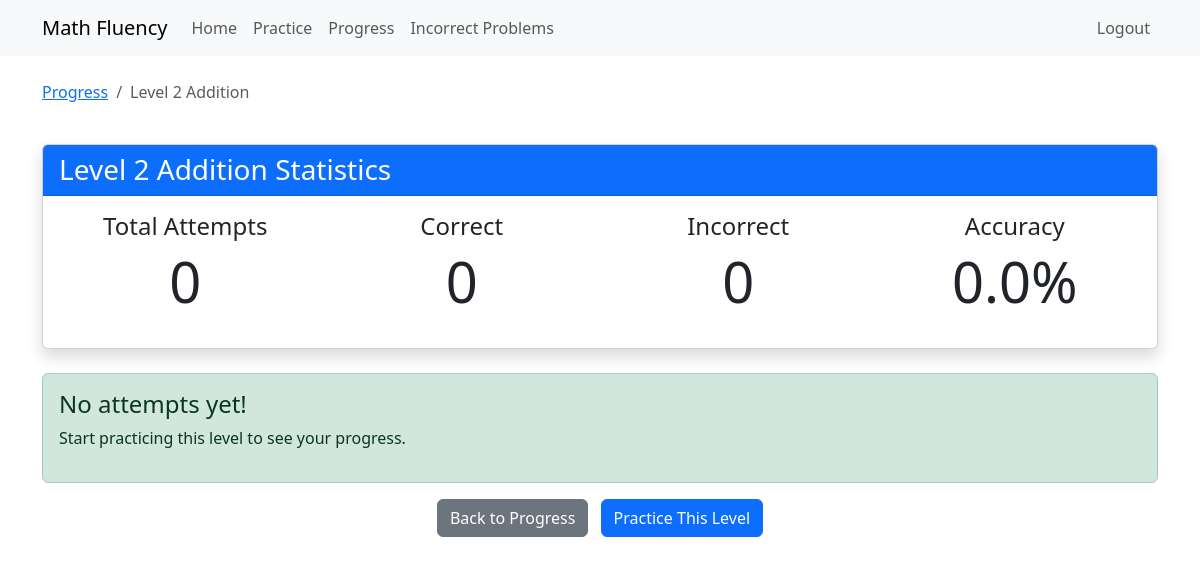
The app's page /analyze_level/addition/2 (signed in), older data.
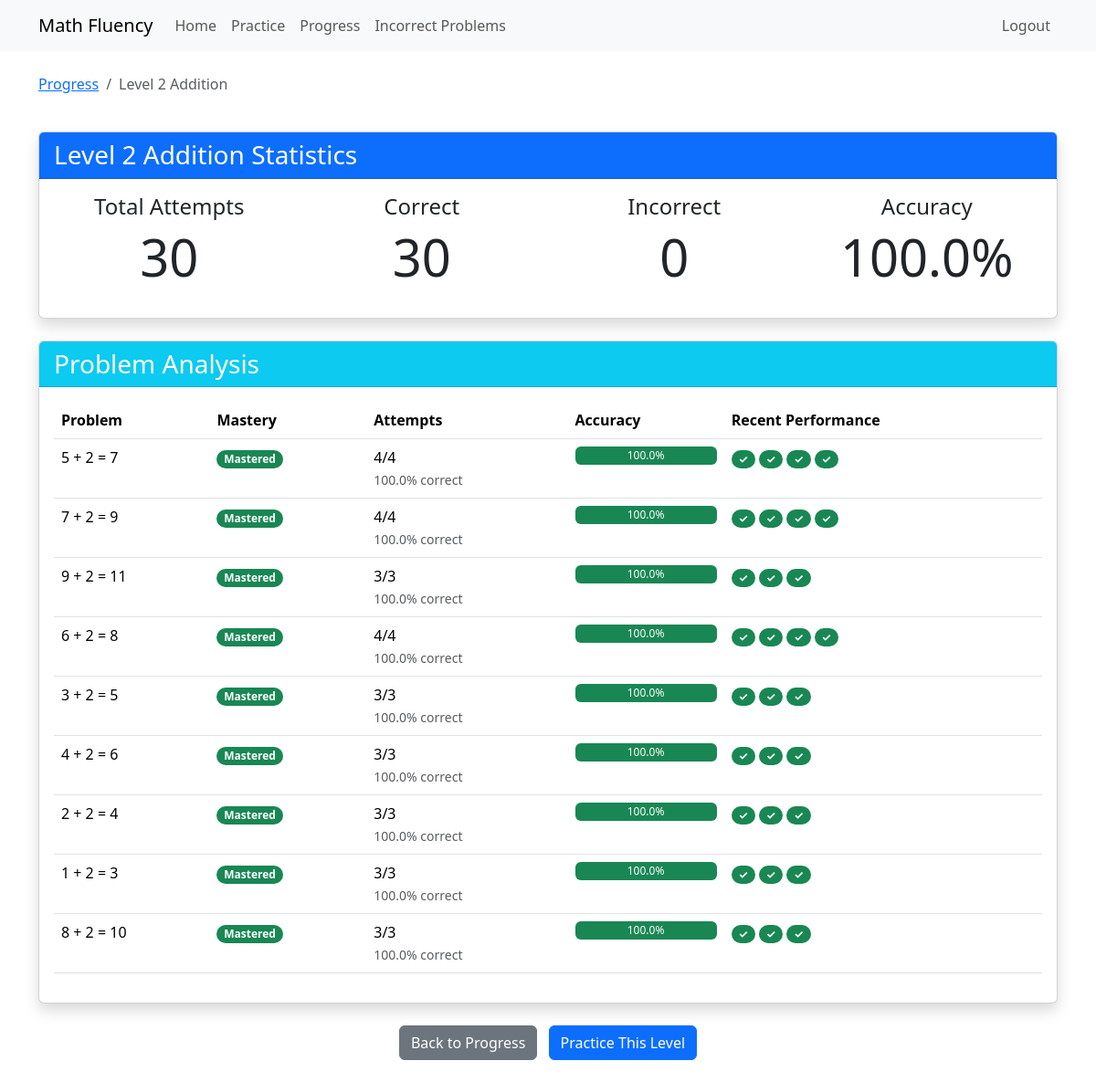
The same page, newer data.
### models/practice_attempt.py (models this page shows, shortened)
class PracticeAttempt(db.Model):
    __tablename__ = 'practice_attempt'
    MASTERY_THRESHOLD = 0.8  # 80% accuracy for mastery
    MIN_ATTEMPTS = 3  # Minimum attempts before considering mastery
    LEARNING_THRESHOLD = 0.6  # 60% accuracy for learning status
    id = db.Column(db.Integer, primary_key=True)
    user_id = db.Column(db.Integer, db.ForeignKey('user.id'), nullable=False)
    operation = db.Column(db.String(20), nullable=False)  # 'addition' or 'multiplication'
    level = db.Column(db.Integer, nullable=False)
    problem = db.Column(db.String(50), nullable=False)  # Full problem string (e.g., "5 × 8")
    user_answer = db.Column(db.Integer, nullable=False)
    correct_answer = db.Column(db.Integer, nullable=False)
    is_correct = db.Column(db.Boolean, nullable=False)
    time_taken = db.Column(db.Float)  # in seconds
    created_at = db.Column(db.DateTime, default=datetime.utcnow)
    user = db.relationship('User', backref=db.backref('practice_attempts', lazy=True))

### app.py (the view)
@app.route('/analyze_level/<operation>/<int:level>')
@app.route('/analyze_level/<operation>/<int:level>/<int:student_id>')
@login_required
def analyze_level(operation, level, student_id=None):
    try:
        if student_id:
            if not current_user.is_teacher:
                flash('Access denied. Teachers only.', 'danger')
                return redirect(url_for('welcome'))
            student = User.query.get_or_404(student_id)
            if student.teacher_id != current_user.id:
                flash('Access denied. Not your student.', 'danger')
                return redirect(url_for('welcome'))
            user_id = student_id
            viewing_as_teacher = True
        else:
            user_id = current_user.id
            student = current_user
            viewing_as_teacher = False
        attempts = PracticeAttempt.query.filter(
            PracticeAttempt.user_id == user_id,
            PracticeAttempt.operation == operation,
            PracticeAttempt.level == level
        ).order_by(PracticeAttempt.created_at.desc()).all()
        problem_stats = {}
        for attempt in attempts:
            if attempt.problem not in problem_stats:
                problem_stats[attempt.problem] = {
                    'total_attempts': 0,
                    'correct_count': 0,
                    'incorrect_count': 0,
                    'user_answers': [],
                    'correct_answer': attempt.correct_answer,
                    'recent_attempts': []
                }
            stats = problem_stats[attempt.problem]
            stats['total_attempts'] += 1
            if attempt.is_correct:
                stats['correct_count'] += 1
            else:
                stats['incorrect_count'] += 1
                stats['user_answers'].append(attempt.user_answer)
            stats['recent_attempts'].append({
                'is_correct': attempt.is_correct,
                'user_answer': attempt.user_answer,
                'time_taken': attempt.time_taken,
                'created_at': attempt.created_at
            })
            stats['recent_attempts'] = sorted(stats['recent_attempts'],
                                           key=lambda x: x['created_at'],
                                           reverse=True)[:5]
        problems_list = []
        for problem, stats in problem_stats.items():
            accuracy = (stats['correct_count'] / stats['total_attempts'] * 100) if stats['total_attempts'] > 0 else 0
            mastery_status = 'needs_practice'
            if stats['total_attempts'] >= PracticeAttempt.MIN_ATTEMPTS:
                if accuracy >= PracticeAttempt.MASTERY_THRESHOLD * 100:
                    mastery_status = 'mastered'
                elif accuracy >= PracticeAttempt.LEARNING_THRESHOLD * 100:
                    mastery_status = 'learning'
            problems_list.append({
                'problem': problem,
                'total_attempts': stats['total_attempts'],
                'correct_count': stats['correct_count'],
                'incorrect_count': stats['incorrect_count'],
                'accuracy': accuracy,
                'user_answers': stats['user_answers'],
                'correct_answer': stats['correct_answer'],
                'mastery_status': mastery_status,
                'recent_attempts': stats['recent_attempts']
            })
        problems_list.sort(key=lambda x: (
            0 if x['mastery_status'] == 'mastered' else
            1 if x['mastery_status'] == 'learning' else 2,
            -x['accuracy']
        ))
        total_attempts = len(attempts)
        correct_attempts = len([a for a in attempts if a.is_correct])
        accuracy = (correct_attempts / total_attempts * 100) if total_attempts > 0 else 0
        return render_template('analyze_level.html',
            operation=operation,
            level=level,
            total_attempts=total_attempts,
            correct_count=correct_attempts,
            incorrect_count=total_attempts - correct_attempts,
            accuracy=accuracy,
            problems=problems_list,
            student=student,
            viewing_as_teacher=viewing_as_teacher
        )
    except Exception as e:
        print(f"Error in analyze_level route: {str(e)}")
        return f"An error occurred: {str(e)}", 500

### app.py (called while the page is built)
@login_manager.user_loader
def load_user(user_id):
    return User.query.get(int(user_id))

### templates/analyze_level.html (shortened to what the changed rows need)
{% extends "base.html" %}
{% block content %}
<div class="container mt-4">
    <div class="card mb-4 shadow">
        <div class="card-body">
            <div class="row">
                <div class="col-md-3 text-center mb-3">
                    <h4>Total Attempts</h4>
                    <div class="display-4">{{ total_attempts }}</div>
                </div>
                <div class="col-md-3 text-center mb-3">
                    <h4>Correct</h4>
                    <div class="display-4">{{ correct_count }}</div>
                </div>
                <div class="col-md-3 text-center mb-3">
                    <h4>Accuracy</h4>
                    <div class="display-4">{{ "%.1f"|format(accuracy) }}%</div>
                </div>
            </div>
        </div>
    </div>
    {% if problems %}
    <div class="card mb-4 shadow">
        <div class="card-header bg-info text-white">
            <h3 class="mb-0">Problem Analysis</h3>
        </div>
        <div class="card-body">
            <div class="table-responsive">
                <table class="table table-hover">
                    <thead>
                        <tr>
                            <th>Problem</th>
                            <th>Mastery</th>
                            <th>Attempts</th>
                            <th>Accuracy</th>
                            <th>Recent Performance</th>
                        </tr>
                    </thead>
                    <tbody>
                        {% for problem in problems %}
                        <tr>
                            <td>{{ problem['problem'] }} = {{ problem['correct_answer'] }}</td>
                            <td>
                                {% if problem['mastery_status'] == 'mastered' %}
                                    <span class="badge rounded-pill text-bg-success">Mastered</span>
                                {% elif problem['mastery_status'] == 'learning' %}
                                    <span class="badge rounded-pill text-bg-warning">Learning</span>
                                {% else %}
                                    <span class="badge rounded-pill text-bg-secondary">Practice Needed</span>
                                {% endif %}
                            </td>
                            <td>
                                {{ problem['correct_count'] }}/{{ problem['total_attempts'] }}
                                <br>
                                <small class="text-muted">
                                    {{ "%.1f"|format(problem['accuracy']) }}% correct
                                </small>
                            </td>
                            <td>
                                <div class="progress" style="height: 20px;">
                                    <div class="progress-bar {% if problem['accuracy'] >= 80 %}bg-success{% elif problem['accuracy'] >= 60 %}bg-warning{% else %}bg-danger{% endif %}"
                                         role="progressbar"
                                         style="width: {{ problem['accuracy'] }}%"
                                         aria-valuenow="{{ problem['accuracy'] }}"
                                         aria-valuemin="0"
                                         aria-valuemax="100">
                                        {{ "%.1f"|format(problem['accuracy']) }}%
                                    </div>
                                </div>
                            </td>
                            <td>
                                {% for attempt in problem['recent_attempts'] %}
                                    {% if attempt['is_correct'] %}
                                        <span class="badge rounded-pill text-bg-success">✓</span>
                                    {% else %}
                                        <span class="badge rounded-pill text-bg-danger">✗</span>
                                    {% endif %}
                                {% endfor %}
                            </td>
                        </tr>
                        {% endfor %}
                    </tbody>
                </table>
            </div>
        </div>
    </div>
    {% else %}
    <div class="alert alert-success" role="alert">
        <h4 class="alert-heading">No attempts yet!</h4>
        <p>Start practicing this level to see your progress.</p>
    </div>
    {% endif %}
</div>
{% endblock %}

Row changes from the older to the newer data that the page shows:
added PracticeAttempt: problem "5 + 2", correct_answer "7", correct_count "4", total_attempts "4", accuracy "100.0"
added PracticeAttempt: problem "7 + 2", correct_answer "9", correct_count "4", total_attempts "4", accuracy "100.0"
added PracticeAttempt: problem "9 + 2", correct_answer "11", correct_count "3", total_attempts "3", accuracy "100.0"
added PracticeAttempt: problem "6 + 2", correct_answer "8", correct_count "4", total_attempts "4", accuracy "100.0"
added PracticeAttempt: problem "3 + 2", correct_answer "5", correct_count "3", total_attempts "3", accuracy "100.0"
added PracticeAttempt: problem "4 + 2", correct_answer "6", correct_count "3", total_attempts "3", accuracy "100.0"
added PracticeAttempt: problem "2 + 2", correct_answer "4", correct_count "3", total_attempts "3", accuracy "100.0"
added PracticeAttempt: problem "1 + 2", correct_answer "3", correct_count "3", total_attempts "3", accuracy "100.0"
added PracticeAttempt: problem "8 + 2", correct_answer "10", correct_count "3", total_attempts "3", accuracy "100.0"
Text that changed along with them:
{{ total_attempts }}: "0" → "30"
{{ correct_count }}: "0" → "30"
{{ "%.1f"|format(accuracy) }}: "0.0" → "100.0"
text no longer shown: "No attempts yet! Start practicing this level to see your progress."
text now shown: "Problem Analysis Problem Mastery Attempts Accuracy Recent Performance"
